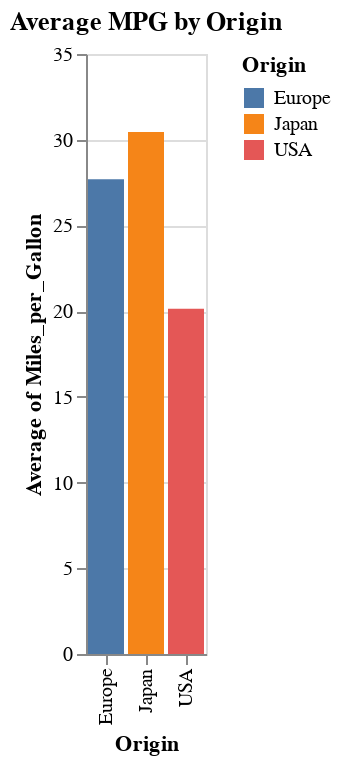

The notebook cell this image was saved under:
### Code cell
# Bar chart using Altair
bar_chart = alt.Chart(df).mark_bar().encode(
    x='Origin',
    y='average(Miles_per_Gallon)',
    color='Origin'
).interactive().properties(
    title='Average MPG by Origin'
)

# Show the plot
bar_chart.show()

### Figure 1 — Vega-Lite specification as saved in the notebook (floating-point values rounded to 4 significant figures; data arrays with more than 128 entries replaced by an {"elided": "..."} marker saying what was removed)
{"config": {"view": {"continuousWidth": 300, "continuousHeight": 300}}, "data": {"name": "data-246312f06d4937183a066046899cc5d0"}, "mark": {"type": "bar"}, "encoding": {"color": {"field": "Origin", "type": "nominal"}, "x": {"field": "Origin", "type": "nominal"}, "y": {"aggregate": "average", "field": "Miles_per_Gallon", "type": "quantitative"}}, "params": [{"name": "param_6", "select": {"type": "interval", "encodings": ["x", "y"]}, "bind": "scales"}], "title": "Average MPG by Origin", "$schema": "https://vega.github.io/schema/vega-lite/v5.20.1.json", "datasets": {"data-246312f06d4937183a066046899cc5d0": {"elided": "406 records"}}}
